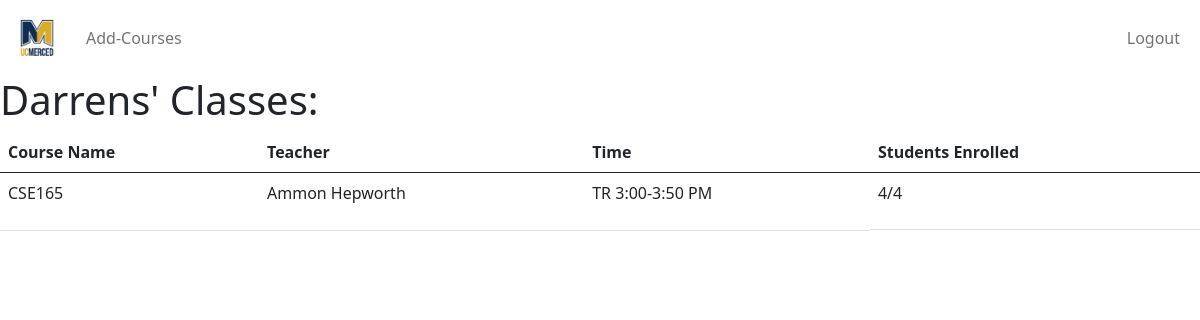
The app's page /student (signed in) with its own data.
### app.py (models this page shows)
class Users(UserMixin, db.Model):
    __tablename__ = "Users"
    id = db.Column(db.Integer, primary_key = True)
    username = db.Column(db.String(20), nullable = False, unique= True)
    name = db.Column(db.String, nullable = False)
    password = db.Column(db.String(80), nullable = False)
    acc_type = db.Column(db.Integer, nullable = False)

class Classes(UserMixin, db.Model):
    id = db.Column(db.Integer, primary_key = True, autoincrement=True)
    course_name = db.Column(db.String(30))
    teacher = db.Column(db.String, nullable = False)
    number_enrolled = db.Column(db.Integer)
    capacity = db.Column(db.Integer)
    time = db.Column(db.String, nullable = False)

### app.py (the view)
@app.route("/student", methods = ['GET', 'POST'])
@login_required
def student():
    listCourses = []
    currentuser = current_user.id
    enrolled_classes = Enrollment.query.filter_by(users_id = currentuser)
    for course in enrolled_classes:
        listCourses.append(course.class_id)
    classes = Classes.query.filter(Classes.id.in_(listCourses))
    studentname = current_user.name
    return render_template('student.html', courses = classes, stdname = studentname)

### app.py (called while the page is built)
@login_manager.user_loader
def load_user(user_id):
    return Users.query.get(user_id)

### templates/student.html (shortened to what this page needs)
<!DOCTYPE html>
<html lang="en">
<head>
    <link href="https://cdn.jsdelivr.net/npm/bootstrap@5.0.2/dist/css/bootstrap.min.css" rel="stylesheet">
</head>
<body>
<nav class="navbar navbar-expand-lg navbar-light bg-white">
    <div class="container-fluid">
      <div class="collapse navbar-collapse" id="navbarSupportedContent">
        <a class="navbar-brand mt-2 mt-lg-0" href="#">
          <img
            height="50"
            width="50"
            alt="MDB Logo"
            loading="lazy"
          />
        </a>
        <ul class="navbar-nav me-auto mb-2 mb-lg-0">
          <li class="nav-item">
            <a class="nav-link" href="{{ url_for('studentenroll') }}">Add-Courses</a>
          </li>
        </ul>
      </div>
      <div class="d-flex align-items-center">
        <ul class="navbar-nav me-auto mb-2 mb-lg-0">
            <li class="nav-item">
                <a href="{{url_for('logout')}}" class="nav-link">Logout</a>
            </li>
          </ul>
      </div>
      </div>
  </nav>
    <h1>{{stdname}}s' Classes:</h1>
    <div>
        <table class="table table-hover">
            <thead>
            <tr>
                <th scope="col">Course Name</th>
                <th scope="col">Teacher</th>
                <th scope="col">Time</th>
                <th scope="col">Students Enrolled</th>
            </tr>
            </thead>
            <tbody>
            {% for course in courses %}
            <tr>
              <td>{{course.course_name}}</td>
              <td>{{course.teacher}}</td>
              <td>{{course.time}}</td>
              <td style = "display: flex;" >{{course.number_enrolled}} <p> / </p> {{course.capacity}}    </td>
            </tr>
            {% endfor %}</tbody>
        </table>
    </div>
</body>
</html>

### records on screen
Users: name "Darren"
Classes: course_name "CSE165", teacher "Ammon Hepworth", time "TR 3:00-3:50 PM", number_enrolled "4", capacity "4"
